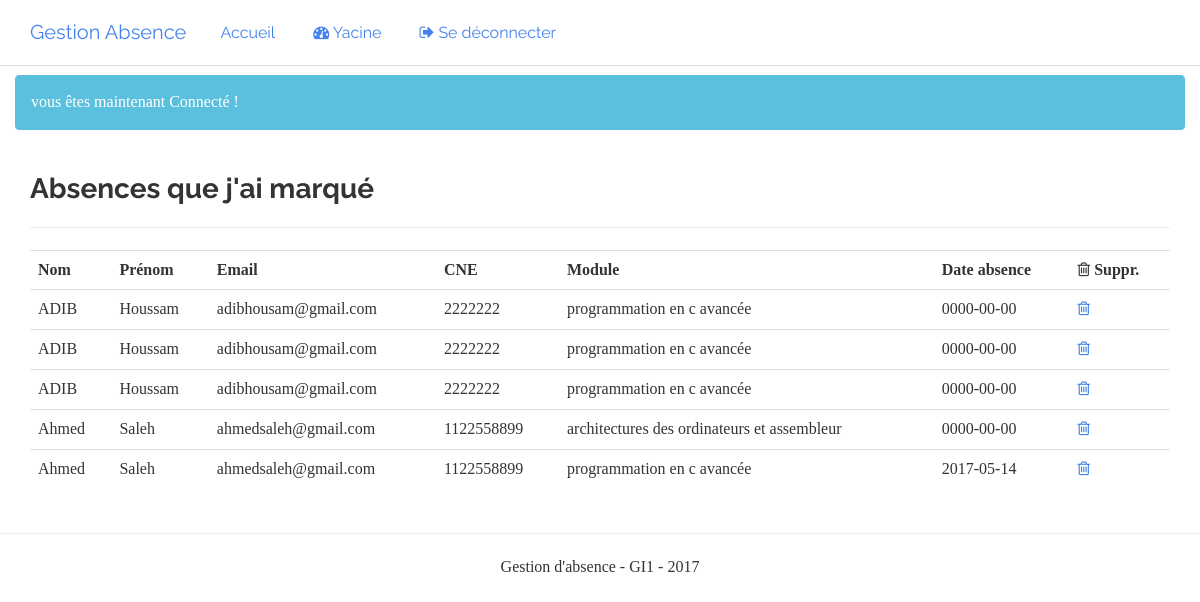
The app's page /absences_par_prof.php (signed in) with its own data.
### tables this page shows
CREATE TABLE IF NOT EXISTS `absence` (
  `id` int(11) NOT NULL AUTO_INCREMENT,
  `id_etudiant` int(11) NOT NULL,
  `crn_horaire` varchar(255) NOT NULL,
  `type_absence` varchar(255) NOT NULL,
  `is_old` tinyint(1) NOT NULL DEFAULT '0',
  `module` varchar(255) DEFAULT NULL,
  `professeur` int(11) DEFAULT NULL,
  `date_absence` date DEFAULT NULL,
  PRIMARY KEY (`id`),
  KEY `id_etudiant` (`id_etudiant`)
);

### files/functions.php (called while the page is built, shortened)
<?php
function database()
{
    $host = "127.0.0.1";
    $username = "root";
    $password = "";
    $database = "gab";
    $db = new PDO("mysql:host=" . $host . ";dbname=" . $database, $username, $password,
        array(
            PDO::MYSQL_ATTR_INIT_COMMAND => 'SET NAMES UTF8',
            PDO::ATTR_ERRMODE => PDO::ERRMODE_SILENT
        )
    );
    return $db;
}
function listerAbsencesParProf()
{
    $absences_ = $absences = [];
    $db = database();
    $sttm = $db->prepare("SELECT * FROM absence where professeur=:id and is_old=0");
    $sttm->bindParam(":id", $_SESSION["id"]);
    if ($sttm->execute()) {
        $absences_ = $sttm->fetchAll();
        foreach ($absences_ as $a) {
            $sttm2 = $db->prepare("SELECT * FROM etudiant where id=:id");
            $sttm2->bindParam(":id", $a["id_etudiant"]);
            if ($sttm2->execute()) {
                $etudiant = $sttm2->fetch(PDO::FETCH_ASSOC);
                $a["nom"] = $etudiant["nom"];
                $a["prenom"] = $etudiant["prenom"];
                $a["cne"] = $etudiant["cne"];
                $a["email"] = $etudiant["email"];
                $absences [] = $a;
            }
        }
        return $absences;
    }
    return $absences;
}

### absences_par_prof.php (the view)
<?php
require_once "header.php";
$absences = listerAbsencesParProf();
?>
<div class="container">
    <h3>Absences que j'ai marqué</h3>
    <hr>
    <table class="table">
        <tr>
            <th>Nom</th>
            <th>Prénom</th>
            <th>Email</th>
            <th>CNE</th>
            <th>Module</th>
            <th>Date absence</th>
            <th><i class="fa fa-trash-o"></i> Suppr.</th>
        </tr>
        <?php foreach($absences as $a): ?>
        <tr>
            <td><?=$a["nom"] ?></td>
            <td><?=$a["prenom"] ?></td>
            <td><?=$a["email"] ?></td>
            <td><?=$a["cne"] ?></td>
            <td><?=$a["module"] ?></td>
            <td><?=$a["date_absence"] ?></td>
            <td><a href="deleteAbsence.php?id=<?=$a['id'] ?>"><i class="fa fa-trash-o"></i></a></td>
        </tr>
        <?php endforeach; ?>
    </table>
</div>
<?php require_once "footer.php"?>

### css/styles.css (style rules this page uses)
body { padding-top: 75px; }

### records on screen
absence: nom "ADIB", prenom "Houssam", email "adibhousam@gmail.com", cne "2222222", module "programmation en c avancée", date_absence "0000-00-00"
absence: nom "ADIB", prenom "Houssam", email "adibhousam@gmail.com", cne "2222222", module "programmation en c avancée", date_absence "0000-00-00"
absence: nom "ADIB", prenom "Houssam", email "adibhousam@gmail.com", cne "2222222", module "programmation en c avancée", date_absence "0000-00-00"
absence: nom "Ahmed", prenom "Saleh", email "ahmedsaleh@gmail.com", cne "1122558899", module "architectures des ordinateurs et assembleur", date_absence "0000-00-00"
absence: nom "Ahmed", prenom "Saleh", email "ahmedsaleh@gmail.com", cne "1122558899", module "programmation en c avancée", date_absence "2017-05-14"

### other values on screen
$_SESSION["nom"] "Yacine"
$_SESSION["message"] "vous êtes maintenant Connecté !"
